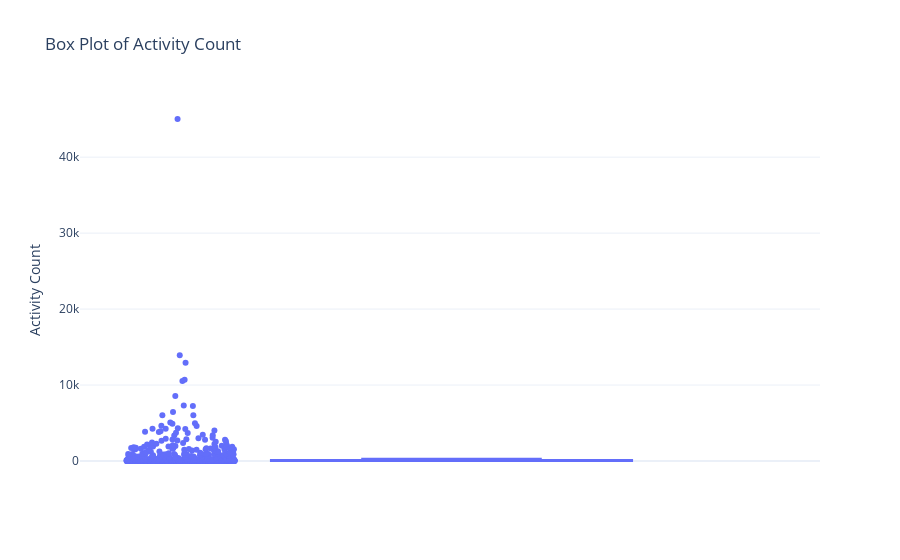

This figure's notebook cell:
### Markdown cell above
### **Activity Count**

### Code cell
fig_box = px.box(
    df,
    y="activity_count",
    points="all",
    title="Box Plot of Activity Count",
    labels={"activity_count": "Activity Count"},
    template="plotly_white"
)
fig_box.show()

### Figure 1 — Plotly figure (JSON) as saved in the notebook; plotly's stock layout.template omitted (floating-point values rounded to 4 significant figures; data arrays with more than 128 entries replaced by an {"elided": "..."} marker saying what was removed)
{"data": [{"alignmentgroup": "True", "boxpoints": "all", "hovertemplate": "Activity Count=%{y}<extra></extra>", "legendgroup": "", "marker": {"color": "#636efa"}, "name": "", "notched": false, "offsetgroup": "", "orientation": "v", "showlegend": false, "type": "box", "x0": " ", "xaxis": "x", "y": {"elided": "1049 int values"}, "y0": " ", "yaxis": "y"}], "layout": {"boxmode": "group", "legend": {"tracegroupgap": 0}, "title": {"text": "Box Plot of Activity Count"}, "xaxis": {"anchor": "y", "domain": [0, 1]}, "yaxis": {"anchor": "x", "domain": [0, 1], "title": {"text": "Activity Count"}}}}
